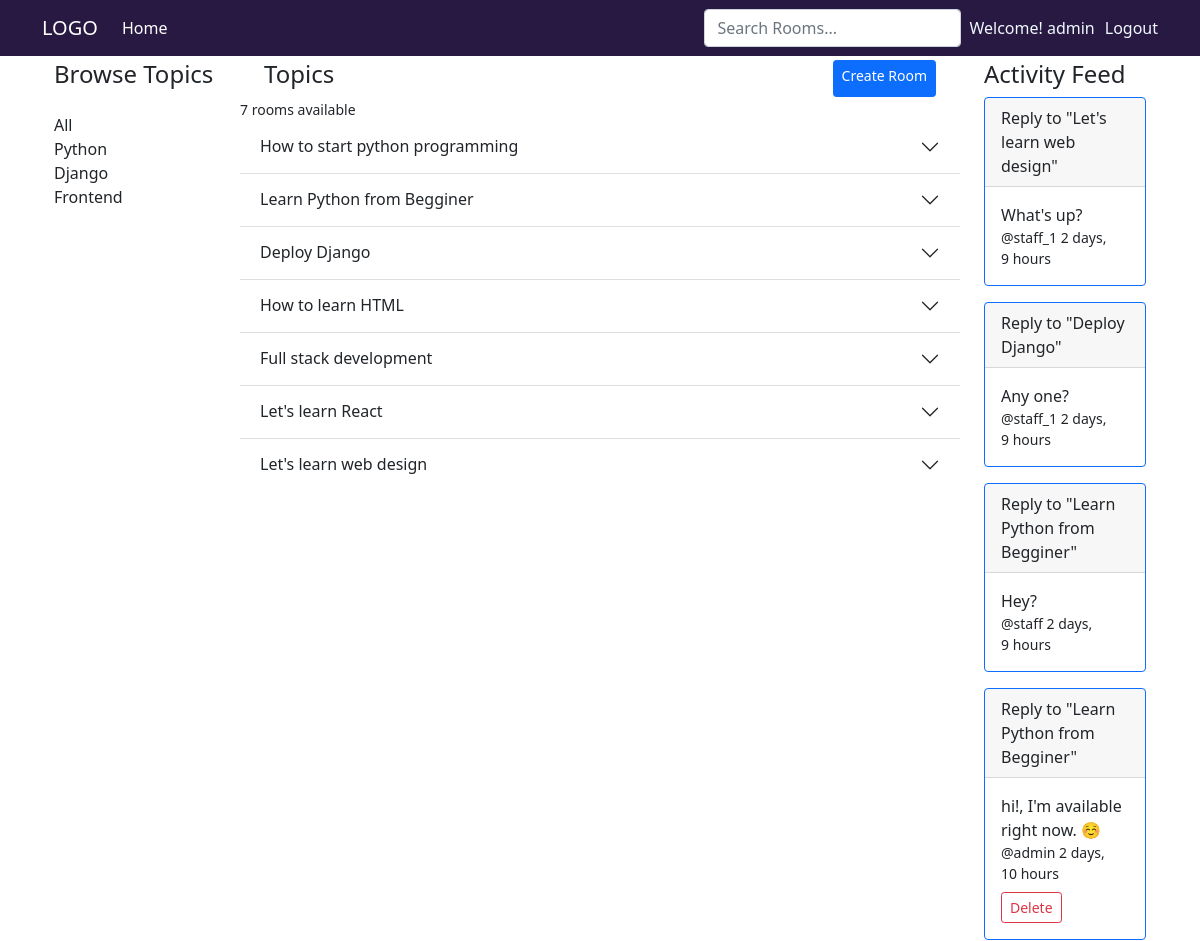
The app's page / (signed in, upper part), older data.
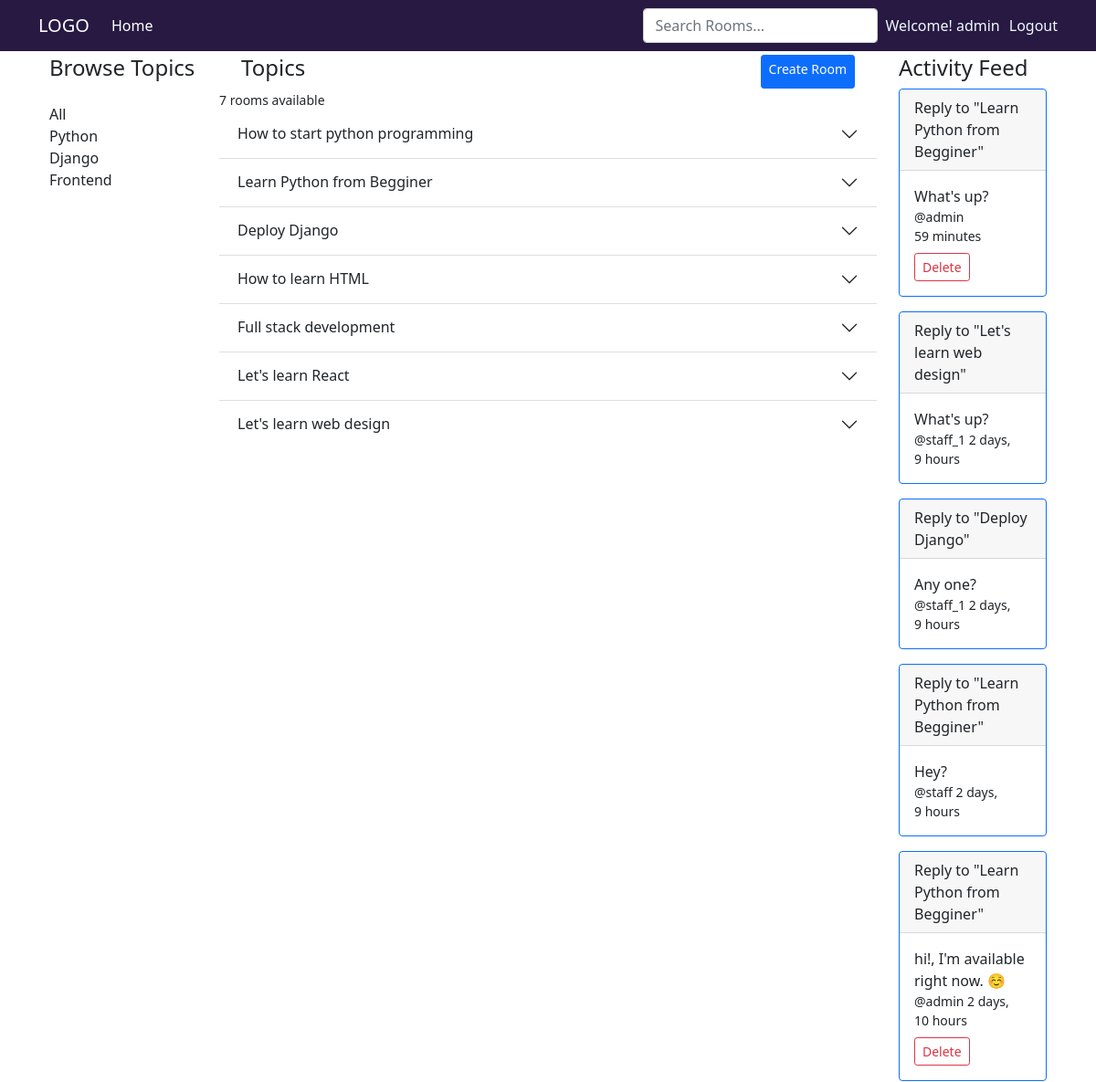
The same page, newer data.
### base/models.py (models this page shows, shortened)
class Topic(models.Model):
    name = models.CharField(max_length=200)

class Room(models.Model):
    host = models.ForeignKey(User, on_delete=models.SET_NULL, null=True)
    topic = models.ForeignKey(Topic, on_delete=models.SET_NULL, null=True)
    participants = models.ManyToManyField(
        User, related_name='participants', blank=True)
    name = models.CharField(max_length=200)
    description = models.TextField(null=True, blank=True)
    updated = models.DateTimeField(auto_now=True)
    created = models.DateTimeField(auto_now_add=True)
    class Meta:
        ordering = ["-updated", "-created"]
    def __str__(self):
        return self.name

class Message(models.Model):
    user = models.ForeignKey(User, on_delete=models.CASCADE)
    room = models.ForeignKey(Room, on_delete=models.CASCADE)
    body = models.TextField()
    updated = models.DateTimeField(auto_now=True)
    created = models.DateTimeField(auto_now_add=True)
    class Meta:
        ordering = ["-updated", "-created"]

### base/views.py (the view)
# urls.py: path("", views.home, name="home"),
@login_required(login_url='login')
def home(request):
    q = request.GET.get('q') if request.GET.get('q') != None else ''
    rooms = Room.objects.filter(
        Q(topic__name__icontains=q) |
        Q(name__icontains=q) |
        Q(description__icontains=q) |
        Q(host__username__icontains=q)
    )
    topics = Topic.objects.all()
    messages = Message.objects.filter(
        Q(room__topic__name__icontains=q))
    room_count = rooms.count()
    context = {"rooms": rooms, "topics": topics,
               "room_count": room_count, "room_messages": messages}
    return render(request, "base/home.html", context)

### base/templates/base/home.html (shortened to what this page needs)
{% extends 'main.html' %}
{% block content %}
<div class="container">
    <div class="row">
        <div class="col-md-2">
            {%include 'base/topics_component.html'%}
        </div>
        <div class="col-md-8">
            <div class="d-flex flex-row px-4 align-content-center justify-content-between">
                <h4>Topics</h4>
                <a href="{% url 'create-room' %}" role="button" type="button" class="btn btn-primary btn-sm">Create
                    Room</a>
            </div>
            <small>{{room_count}} rooms available</small>
            {%include 'base/feed_component.html'%}
        </div>
        <div class="col-md-2">
            {%include 'base/activity_component.html'%}
        </div>
    </div>
</div>
{% endblock %}

### base/templates/base/topics_component.html
{%load static%}
<h4 class="mb-4">Browse Topics</h4>
<div class="d-flex flex-column">
    <a class="undesigned-link" href="{% url 'home' %}">All</a>
    {% for topic in topics %}
    <a class="undesigned-link" href="{% url 'home' %}?q={{topic.name}}" role="button" class="my-link">{{topic.name}}</a>
    {% endfor %}
</div>

### base/templates/base/feed_component.html (shortened to what this page needs)
{%load static%}
<div class="accordion accordion-flush" id="roomAccordion">
    {% for room in rooms %}
    <div class="accordion-item">
        <h2 class="accordion-header" id="{{room.id}}">
            <button class="accordion-button collapsed position-relative" type="button" data-bs-toggle="collapse"
                data-bs-target="#flush-{{room.id}}" aria-expanded="false" aria-controls="flush-{{room.id}}">
                {{room.name}}
            </button>
        </h2>
    </div>
    {% endfor %}
</div>

### base/templates/base/activity_component.html
{%load static%}
<h4>Activity Feed</h4>
{% for message in room_messages %}
<div class="card border-primary mb-3" style="max-width: 18rem;">
    <p class="card-header">Reply to "{{message.room}}"</p>
    <div class="card-body">
        <div class="d-flex flex-column">
            <p class="card-text">{{message.body}}</p>
            <small class="card-text">
                <a type="text" class="undesigned-link" href="{% url 'user-profile' message.user.id%}">
                    @{{message.user}}
                </a>
                {{message.created | timesince}}
            </small>
        </div>
        {%if request.user == message.user%}
        <a class="btn btn-outline-danger btn-sm mt-2" href="{% url 'delete-message' message.id%}">Delete</a>
        {%endif%}
    </div>
</div>
{%endfor%}

Row changes from the older to the newer data that the page shows:
added Message: room "Learn Python from Begginer", body "What's up?", user "admin", created "59 minutes", shows "Delete"
